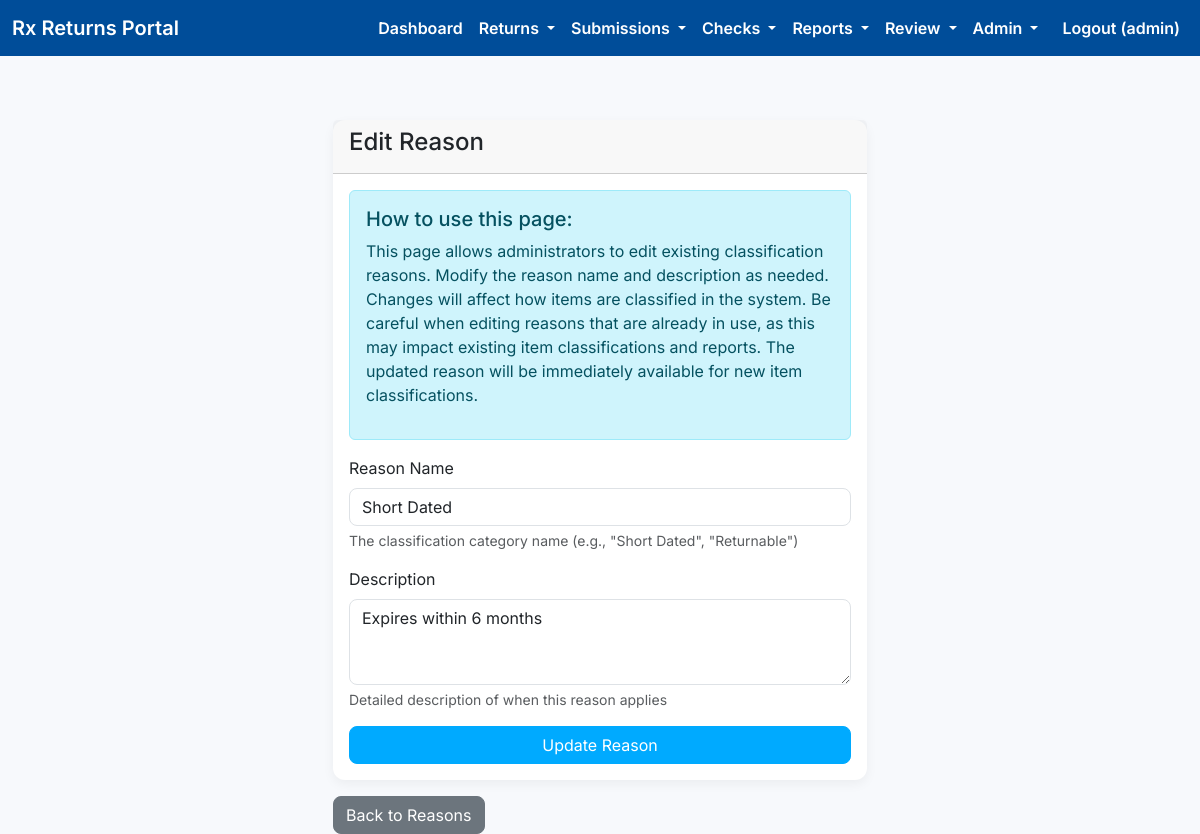
The page /admin/reasons/1/edit (signed in) on the database its author committed.
### models.py (models this page shows, shortened)
class User(UserMixin, db.Model):
    __tablename__ = 'users'
    id = db.Column(db.Integer, primary_key=True)
    username = db.Column(db.String(80), unique=True, nullable=False)
    email = db.Column(db.String(120), unique=True, nullable=False)
    password_hash = db.Column(db.String(256), nullable=False)
    company_name = db.Column(db.String(120))
    role = db.Column(db.String(20), nullable=False, default='user')

class Reason(db.Model):
    __tablename__ = 'reasons'
    id = db.Column(db.Integer, primary_key=True)
    name = db.Column(db.String(50), unique=True, nullable=False)
    description = db.Column(db.String(255), nullable=False)

### app.py (the view, shortened to what this page needs)
@app.route('/admin/reasons/<int:id>/edit', methods=['GET', 'POST'])
@login_required
@admin_required
def edit_reason(id):
    reason = Reason.query.get_or_404(id)
    return render_template('edit_reason.html', reason=reason)

### app.py (called while the page is built)
@login_manager.user_loader
def load_user(user_id):
    return User.query.get(int(user_id))

def admin_required(f):
    @wraps(f)
    def decorated_function(*args, **kwargs):
        if not current_user.is_authenticated or current_user.role != 'admin':
            flash('Access denied. Admin only.', 'danger')
            return redirect(url_for('dashboard'))
        return f(*args, **kwargs)
    return decorated_function

### templates/edit_reason.html (shortened to what this page needs)
{% extends "base.html" %}
{% block content %}
<div class="container mt-4">
    <div class="row justify-content-center">
        <div class="col-md-6">
            <div class="card">
                <div class="card-header">
                    <h4>Edit Reason</h4>
                </div>
                <div class="card-body">
                    <div class="alert alert-info">
                        <h5>How to use this page:</h5>
                        <p>This page allows administrators to edit existing classification reasons. Modify the reason name and description as needed. Changes will affect how items are classified in the system. Be careful when editing reasons that are already in use, as this may impact existing item classifications and reports. The updated reason will be immediately available for new item classifications.</p>
                    </div>
                    <form method="POST">
                        <div class="mb-3">
                            <label for="name" class="form-label">Reason Name</label>
                            <input type="text" class="form-control" id="name" name="name" value="{{ reason.name }}" required>
                            <div class="form-text">The classification category name (e.g., "Short Dated", "Returnable")</div>
                        </div>
                        <div class="mb-3">
                            <label for="description" class="form-label">Description</label>
                            <textarea class="form-control" id="description" name="description" rows="3" required>{{ reason.description }}</textarea>
                            <div class="form-text">Detailed description of when this reason applies</div>
                        </div>
                        <div class="d-grid">
                            <button type="submit" class="btn btn-primary">Update Reason</button>
                        </div>
                    </form>
                </div>
            </div>
            <div class="mt-3">
                <a href="{{ url_for('admin_reasons') }}" class="btn btn-secondary">Back to Reasons</a>
            </div>
        </div>
    </div>
</div>
{% endblock %}

### templates/base.html (shortened to what this page needs)
<!DOCTYPE html>
<html lang="en">
<head>
    <link href="https://cdn.jsdelivr.net/npm/bootstrap@5.3.3/dist/css/bootstrap.min.css" rel="stylesheet">
</head>
<body>
    <nav class="navbar navbar-expand-lg">
        <div class="container-fluid">
            <a class="navbar-brand" href="{{ url_for('index') }}">Rx Returns Portal</a>
            <div class="collapse navbar-collapse" id="navbarNav">
                <ul class="navbar-nav ms-auto">
                    {% if current_user.is_authenticated %}
                    <li class="nav-item">
                        <a class="nav-link" href="{{ url_for('dashboard') }}">Dashboard</a>
                    </li>
                    <li class="nav-item dropdown">
                        <a class="nav-link dropdown-toggle" href="#" id="returnsDropdown" role="button" data-bs-toggle="dropdown" aria-expanded="false">
                            Returns
                        </a>
                    </li>
                    <li class="nav-item dropdown">
                        <a class="nav-link dropdown-toggle" href="#" id="submissionsDropdown" role="button" data-bs-toggle="dropdown" aria-expanded="false">
                            Submissions
                        </a>
                    </li>
                    <li class="nav-item dropdown">
                        <a class="nav-link dropdown-toggle" href="#" id="checksDropdown" role="button" data-bs-toggle="dropdown" aria-expanded="false">
                            Checks
                        </a>
                    </li>
                    <li class="nav-item dropdown">
                        <a class="nav-link dropdown-toggle" href="#" id="reportsDropdown" role="button" data-bs-toggle="dropdown" aria-expanded="false">
                            Reports
                        </a>
                    </li>
                    {% if current_user.role in ['reviewer', 'admin'] %}
                    <li class="nav-item dropdown">
                        <a class="nav-link dropdown-toggle" href="#" id="reviewDropdown" role="button" data-bs-toggle="dropdown" aria-expanded="false">
                            Review
                        </a>
                    </li>
                    {% endif %}
                    {% if current_user.role == 'admin' %}
                    <li class="nav-item dropdown">
                        <a class="nav-link dropdown-toggle" href="#" id="adminDropdown" role="button" data-bs-toggle="dropdown" aria-expanded="false">
                            Admin
                        </a>
                    </li>
                    {% endif %}
                    <li class="nav-item">
                        <a class="nav-link btn btn-sm btn-outline-light ms-2" href="{{ url_for('logout') }}">Logout ({{ current_user.username }})</a>
                    </li>
                    {% endif %}
                </ul>
            </div>
        </div>
    </nav>
    <div class="container">
        {% block content %}{% endblock %}
    </div>
</body>
</html>

### templates/base.html (style rules this page uses)
body { font-family: 'Inter', sans-serif; background-color: #f7f9fc; }
.navbar { background-color: #004d99; }
.navbar-brand, .nav-link { color: white !important; font-weight: 600; }
.container { padding-top: 20px; }
.card { border-radius: 12px; box-shadow: 0 4px 12px rgba(0, 0, 0, 0.05); border: none; }
.form-control, .btn { border-radius: 8px; }
.btn-primary { background-color: #00aaff; border-color: #00aaff; }

### rows shown on the page
User: username "admin"
Reason: name "Short Dated", description "Expires within 6 months"
